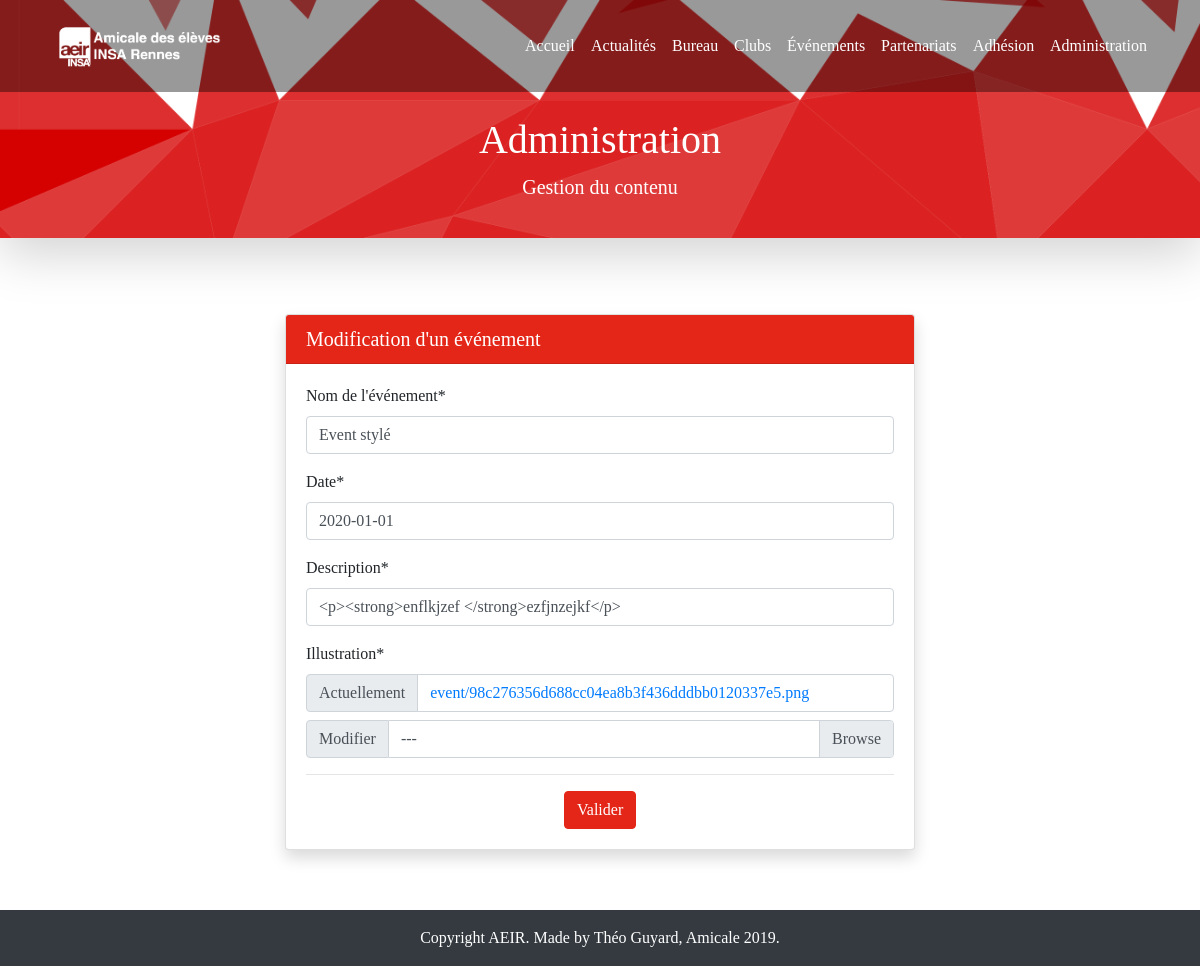
Screenshot of /administration/event_update/1 (signed in) with the database file from the repository.
### content/models.py (models this page shows, shortened)
class Event(models.Model):
    name = models.CharField(max_length=200)
    description = RichTextField()
    picture = StdImageField(upload_to="event", validators=[MinSizeValidator(800, 600)],)
    date = models.DateField()

### administration/views.py (the view, shortened to what this page needs)
class AdministrationEventUpdateView(
    UserPassesTestMixin, LoginRequiredMixin, UpdateView
):
    login_url = "administration_login"
    template_name = "administration/event_update.html"
    model = Event
    form_class = EventForm
    def get_context_data(self, **kwargs):
        context = super().get_context_data(**kwargs)
        context["page_title"] = "Administration"
        context["page_subtitle"] = "Gestion du contenu"
        return context
    def test_func(self):
        return self.request.user.groups.filter(name="Content management").exists()

### content/forms.py
class EventForm(ModelForm):
    description = CharField(widget=CKEditorWidget())
    def __init__(self, *args, **kwargs):
        super().__init__(*args, **kwargs)
        self.helper = FormHelper()
        self.helper.layout = Layout(
            Field("name"),
            Field("date"),
            Field("description"),
            Field("picture"),
            HTML("""<hr>"""),
            ButtonHolder(
                Submit("submit", "Valider", css_class="btn-primary hvr-grow"),
                css_class="text-center",
            ),
        )
    class Meta:
        model = Event
        fields = "__all__"
        labels = {
            "name": "Nom de l'événement",
            "description": "Description",
            "date": "Date",
            "picture": "Illustration",
        }
        widgets = {
            "date": DatePickerInput(format="%d/%m/%Y"),
        }

### templates/administration/event_update.html (shortened to what this page needs)
{% extends 'base.html' %}
{% load crispy_forms_tags %}
{% block content %}
<div class="row mt-3">
    <div class="col-md-8 m-auto">
        <div class="card shadow">
            <h5 class="card-header bg-primary text-white">Modification d'un événement</h5>
            <div class="card-body">
                <form enctype='multipart/form-data' method='post'>
                    {% crispy form %}
                </form>
            </div>
        </div>
    </div>
</div>
{% endblock %}

### static/css/style.css (style rules this page uses)
html, body { font-family: "DIN-pro"; height: 100%; }

### rows the page displays
Event: name "Event stylé", date "2020-01-01", description "<p><strong>enflkjzef </strong>ezfjnzejkf</p>"

### other values shown
{{ page_title }} "Administration"
{{ page_subtitle }} "Gestion du contenu"
